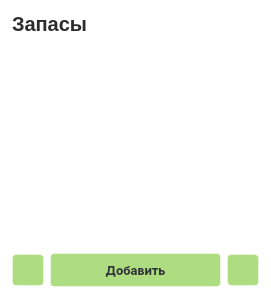
   <widget class="QFrame" name="storage_frame">
    <property name="geometry">
     <rect>
      <x>30</x>
      <y>30</y>
      <width>271</width>
      <height>299</height>
     </rect>
    </property>
    <property name="styleSheet">
     <string notr="true">background-color: rgba(255, 255, 255, 30%);
border: 1px solid  rgba(255, 255, 255, 40%);
border-radius: 10%;

</string>
    </property>
    <layout class="QVBoxLayout" name="verticalLayout">
     <item>
      <layout class="QHBoxLayout" name="headerProdHorizontalLayout_3">
       <item>
        <widget class="QLabel" name="storageHeaderLabel">
         <property name="enabled">
          <bool>true</bool>
         </property>
         <property name="minimumSize">
          <size>
           <width>0</width>
           <height>24</height>
          </size>
         </property>
         <property name="maximumSize">
          <size>
           <width>16777215</width>
           <height>24</height>
          </size>
         </property>
         <property name="styleSheet">
          <string notr="true">background-color: none;
color: #2d2c2c;
border:none;

width: 435px;
height: 24px;

font-size: 20px;
font-family: Inter, &quot;Extra Bold&quot;;
font-weight: 800;
text-align: left;
vertical-align: top</string>
         </property>
         <property name="text">
          <string>Запасы</string>
         </property>
        </widget>
       </item>
       <item>
        <widget class="QPushButton" name="sortStorePushButton_a_z">
         <property name="sizePolicy">
          <sizepolicy hsizetype="Fixed" vsizetype="Fixed">
           <horstretch>0</horstretch>
           <verstretch>0</verstretch>
          </sizepolicy>
         </property>
         <property name="styleSheet">
          <string notr="true">background-color:none;
height:24px;
width:24px;
padding:0px;
position:relative;
text-align: center;
border: none;
border-radius: 2%;</string>
         </property>
         <property name="text">
          <string/>
         </property>
         <property name="icon">
          <iconset>
           <normaloff>../../static/img/bx_sort-a-z.svg</normaloff>../../static/img/bx_sort-a-z.svg</iconset>
         </property>
         <property name="iconSize">
          <size>
           <width>24</width>
           <height>24</height>
          </size>
         </property>
        </widget>
       </item>
       <item>
        <widget class="QPushButton" name="sortStorePushButton_1_n">
         <property name="sizePolicy">
          <sizepolicy hsizetype="Fixed" vsizetype="Fixed">
           <horstretch>0</horstretch>
           <verstretch>0</verstretch>
          </sizepolicy>
         </property>
         <property name="styleSheet">
          <string notr="true">background-color:none;
height:24px;
width:24px;
padding:0px;
position:relative;
text-align: center;
border: none;
border-radius: 2%;</string>
         </property>
         <property name="text">
          <string/>
         </property>
         <property name="icon">
          <iconset>
           <normaloff>../../static/img/bx_sort-1-n.svg</normaloff>../../static/img/bx_sort-1-n.svg</iconset>
         </property>
         <property name="iconSize">
          <size>
           <width>24</width>
           <height>24</height>
          </size>
         </property>
        </widget>
       </item>
      </layout>
     </item>
     <item>
      <widget class="QTableView" name="storageListTableView">
       <property name="styleSheet">
        <string notr="true">QTableView{
background-color: rgba(255, 255, 255, 50);
border: 3px solid rgba(255, 255, 255, 75);
margin-top: 8px;
}

QTableView::section {
background-color: rgba(55, 55, 55);
color: white;
border: none;
}

QTableView::item {
border-style: none;
border-bottom: rgba(255, 255, 255, 50);
}

QTableView::item:selected {
border-style: none;
border-bottom: rgba(255, 255, 255, 50);
background-color: rgba(255, 255, 255, 85);
}</string>
       </property>
       <property name="horizontalScrollBarPolicy">
        <enum>Qt::ScrollBarAlwaysOff</enum>
       </property>
       <property name="showGrid">
        <bool>false</bool>
       </property>
       <attribute name="horizontalHeaderDefaultSectionSize">
        <number>50</number>
       </attribute>
      </widget>
     </item>
     <item>
      <layout class="QHBoxLayout" name="actionsStorageHorizontalLayout">
       <item>
        <widget class="QPushButton" name="editStoraItemPushButton">
         <property name="sizePolicy">
          <sizepolicy hsizetype="Fixed" vsizetype="Fixed">
           <horstretch>0</horstretch>
           <verstretch>0</verstretch>
          </sizepolicy>
         </property>
         <property name="minimumSize">
          <size>
           <width>32</width>
           <height>32</height>
          </size>
         </property>
         <property name="maximumSize">
          <size>
           <width>32</width>
           <height>32</height>
          </size>
         </property>
         <property name="styleSheet">
          <string notr="true">QPushButton{
height:32px;
width:auto;

color: #30353B;
background: #ADDC81;

text-align:center;
vertical-align:center;
font-size:12px;
font-family:Inter;
line-height:auto;
font-weight: bold;

border-radius:4%;
}

QPushButton:hover {
background: #AAAA81;
border: 2px solid rgba(146, 146, 120, 75);
}

QPushButton:pressed{
background: #AAAAFF;
}</string>
         </property>
         <property name="text">
          <string/>
         </property>
         <property name="icon">
          <iconset>
           <normaloff>../../static/img/bx_edit.svg</normaloff>../../static/img/bx_edit.svg</iconset>
         </property>
         <property name="iconSize">
          <size>
           <width>24</width>
           <height>24</height>
          </size>
         </property>
        </widget>
       </item>
       <item>
        <widget class="QPushButton" name="addStorageItemPushButton">
         <property name="styleSheet">
          <string notr="true">QPushButton{
height:32px;
width:auto;

color: #30353B;
background: #ADDC81;

text-align:center;
vertical-align:center;
font-size:12px;
font-family:Inter;
line-height:auto;
font-weight: bold;

border-radius:4%;
}

QPushButton:hover {
background: #AAAA81;
border: 2px solid rgba(146, 146, 120, 75);
}

QPushButton:pressed{
background: #AAAAFF;
}


</string>
         </property>
         <property name="text">
          <string>Добавить</string>
         </property>
         <property name="iconSize">
          <size>
           <width>24</width>
           <height>24</height>
          </size>
         </property>
        </widget>
       </item>
       <item>
        <widget class="QPushButton" name="deliteStorageItemPushButton">
         <property name="sizePolicy">
          <sizepolicy hsizetype="Fixed" vsizetype="Fixed">
           <horstretch>0</horstretch>
           <verstretch>0</verstretch>
          </sizepolicy>
         </property>
         <property name="minimumSize">
          <size>
           <width>32</width>
           <height>32</height>
          </size>
         </property>
         <property name="maximumSize">
          <size>
           <width>32</width>
           <height>32</height>
          </size>
         </property>
         <property name="styleSheet">
          <string notr="true">QPushButton{
height:32px;
width:auto;

color: #30353B;
background: #ADDC81;

text-align:center;
vertical-align:center;
font-size:12px;
font-family:Inter;
line-height:auto;
font-weight: bold;

border-radius:4%;
}

QPushButton:hover {
background: #AAAA81;
border: 2px solid rgba(146, 146, 120, 75);
}

QPushButton:pressed{
background: #AAAAFF;
}</string>
         </property>
         <property name="text">
          <string/>
         </property>
         <property name="icon">
          <iconset>
           <normaloff>../../static/img/bx_trash.svg</normaloff>../../static/img/bx_trash.svg</iconset>
         </property>
         <property name="iconSize">
          <size>
           <width>24</width>
           <height>24</height>
          </size>
         </property>
        </widget>
       </item>
      </layout>
     </item>
    </layout>
   </widget>
